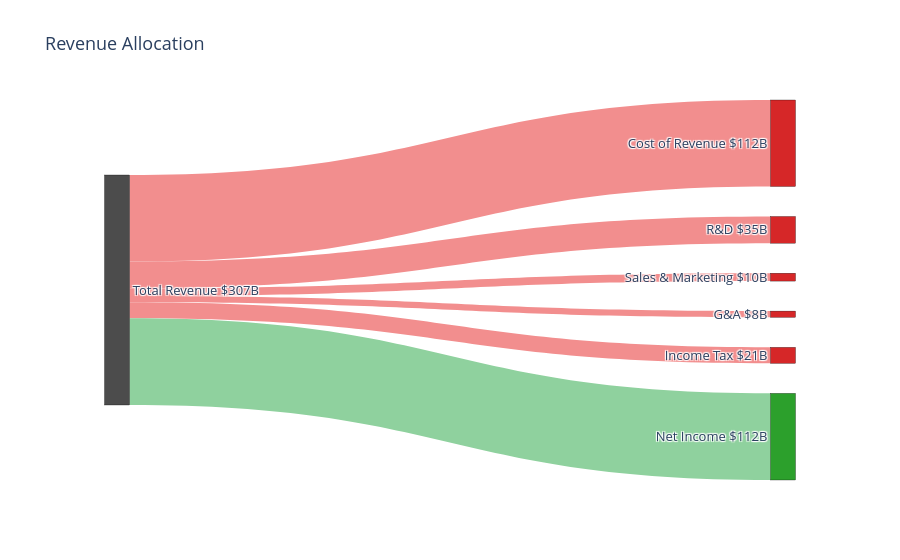

The notebook cell this image was saved under:
### Code cell
revenue_to_expense_sankey(data_incomeStatement)

### Figure 1 — Plotly figure (JSON) as saved in the notebook; plotly's stock layout.template omitted (floating-point values rounded to 4 significant figures)
{"data": [{"arrangement": "snap", "link": {"color": ["#F28E8E", "#F28E8E", "#F28E8E", "#F28E8E", "#F28E8E", "#8FD19E"], "label": ["$112B", "$35B", "$10B", "$8B", "$21B", "$112B"], "source": [0, 0, 0, 0, 0, 0], "target": [1, 2, 3, 4, 5, 6], "value": [111802000000, 34550000000, 10174000000, 8077000000, 20719000000, 112010000000]}, "node": {"color": ["#4C4C4C", "#D62728", "#D62728", "#D62728", "#D62728", "#D62728", "#2CA02C"], "label": ["Total Revenue\n$307B", "Cost of Revenue\n$112B", "R&D\n$35B", "Sales & Marketing\n$10B", "G&A\n$8B", "Income Tax\n$21B", "Net Income\n$112B"], "line": {"color": "black", "width": 0.3}, "pad": 30, "thickness": 25, "x": [0.05, 0.95, 0.95, 0.95, 0.95, 0.95, 0.95], "y": [0.5, 0.05, 0.2, 0.35, 0.5, 0.65, 0.85]}, "type": "sankey"}], "layout": {"autosize": true, "font": {"size": 13}, "title": {"text": "Revenue Allocation"}}}
